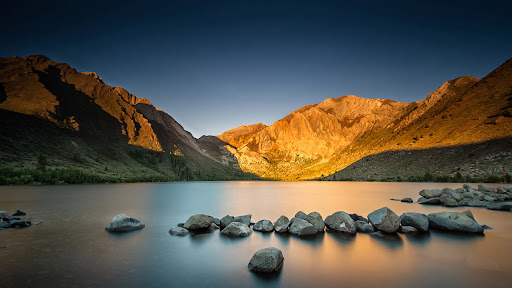
#> input picture hw2/data/nature.jpg, 512 x 288 px
$ python hw2.py
#> lines starting #> are read from the running program, lines starting #| are printed output that depends on the picture; after the words box and inside, x2 and y2 are one past the last pixel; in counts of white or black regions, pixels touching at a corner belong together
import cv2 as cv
import numpy as np


def corners(image):
    corners = cv.goodFeaturesToTrack(image, 200, 0.01, 10)
    corners = np.int0(corners)

    for corner in corners:
        x, y = corner.ravel()
        cv.circle(image, (x, y), 2, 255, 2)

    return image


def average(image, integral, distances, k):
    h, w = image.shape
    result = image.copy()

    for i in range(h):
        for j in range(w):
            radius = int(k * distances[i, j] / 2)
            if radius != 0:
                x1 = i - radius
                x1 = 0 if x1 < 0 else x1

                x2 = i + radius
                x2 = h - 1 if (h - 1) < x2 else x2

                y1 = j - radius
                y1 = 0 if y1 < 0 else y1

                y2 = j + radius
                y2 = w - 1 if (w - 1) < y2 else y2

                a = integral[x2, y2]
                b = integral[x2, y1]
                c = integral[x1, y2]
                d = integral[x1, y1]

                avg = (a - b - c + d) / ((x2 - x1) * (y2 - y1))
                result[i, j] = avg if avg > 0 else 1
    return result


def main():
    img = cv.imread('data/nature.jpg')
#> img is the input picture: shape (288, 512, 3); mean B, G, R 72.5, 81, 83.8

    yuv_img = cv.cvtColor(img, cv.COLOR_BGR2YUV)
#> yuv_img: shape (288, 512, 3); mean of channels 0, 1, 2 80.8, 124, 130.6
    Y, U, V = cv.split(yuv_img)

    equal_hist = cv.equalizeHist(Y)
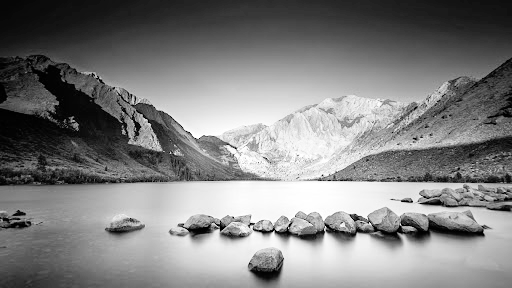
#> equal_hist: shape (288, 512); min 0, max 255, mean 128.3
    canny = cv.Canny(equal_hist, 100, 150, 3)
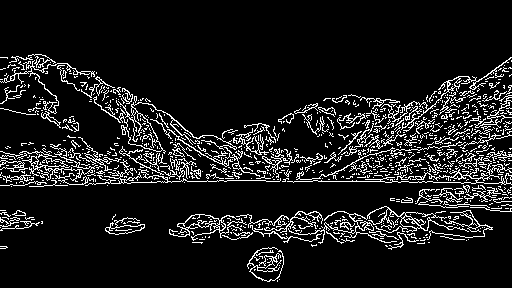
#> canny: shape (288, 512); 10.3% white in thin lines or dots, all inside (x1, y1, x2, y2) = (0, 54, 512, 282)
    cv.imwrite('res/contours.png', canny)

    img_corners = corners(canny)
#> in corners, `corners = cv.goodFeaturesToTrack(image, 200, 0.01, 10)`: corners = 200 rows, first 8: [375, 146], [45, 70], [317, 236], [256, 260], [47, 167], [508, 181], [462, 98], [246, 142]
#> the loop in corners, `for corner in corners:` made 200 passes
#> after the loop in corners, `for corner in corners:`:
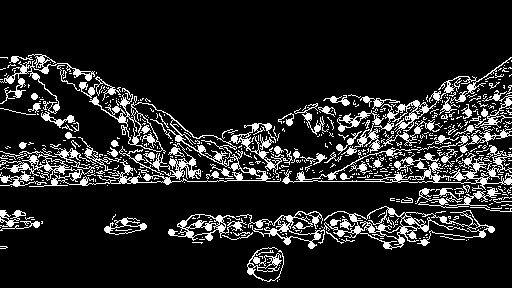
#> image: shape (288, 512); 13.7% white; 524 white regions (449 under 20 px), largest, box (x1, y1, x2, y2) and area: (236, 206, 495, 250) 2397, (0, 143, 281, 187) 2310, (282, 133, 512, 190) 2071
    cv.imwrite('res/corners.png', img_corners)

    img_invert = cv.bitwise_not(img_corners)
    dist = cv.distanceTransform(img_invert, cv.DIST_L2, 3)
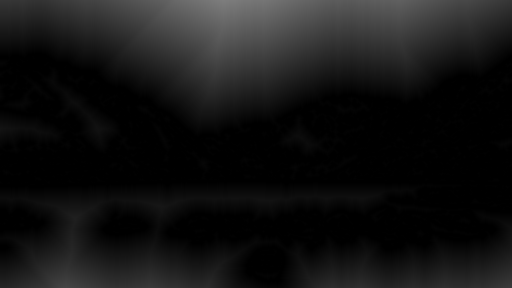
#> dist: shape (288, 512) float32; min 0, max 125.5, mean 20.7

    integral_img = cv.integral(Y)
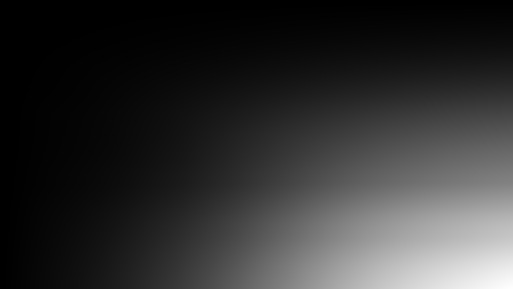
#> integral_img: shape (289, 513) int32; min 0, max 11918619, mean 2305887.7; drawn with min black and max white
    avg_img = average(Y, integral_img, dist, 2)
#> after the loop in average, `for i in range(h):`:
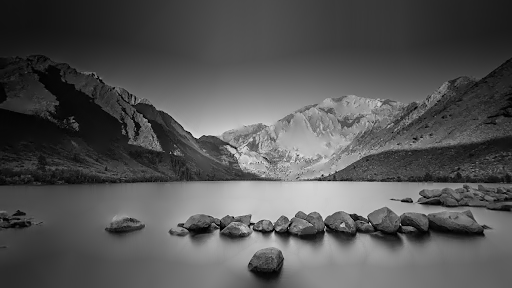
#> result: shape (288, 512); min 0, max 234, mean 84.3

    merged = cv.merge([avg_img, U, V])
#> merged: shape (288, 512, 3); mean of channels 0, 1, 2 84.3, 124, 130.6
    res = cv.cvtColor(merged, cv.COLOR_YUV2BGR)
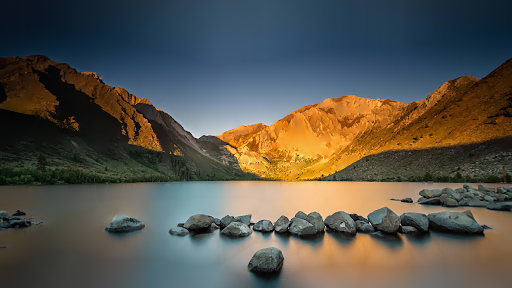
#> res: shape (288, 512, 3); mean B, G, R 76, 84.3, 87.2
    cv.imwrite('res/res.png', res)


if __name__ == "__main__":
    main()
